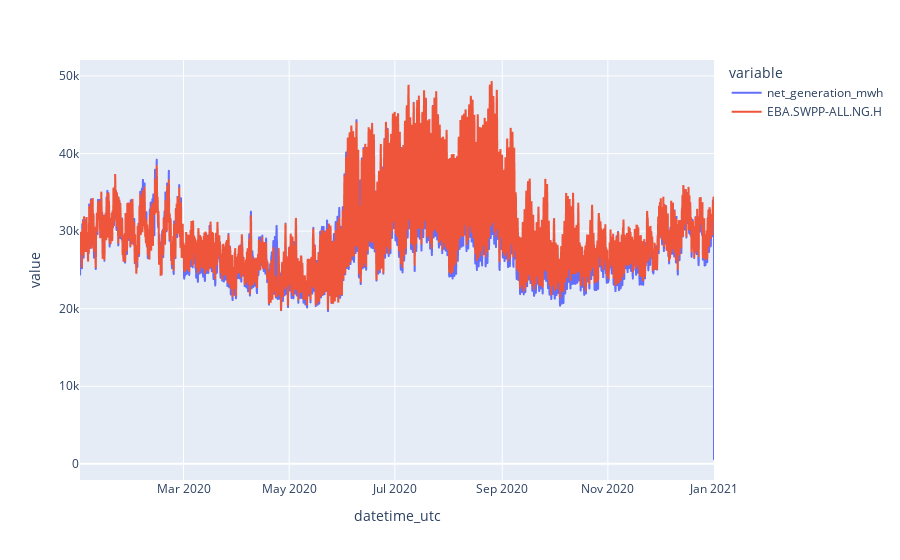

The code cell stored with this chart in its notebook:
### Markdown cell above
# Visualize BA of interest

### Code cell
ba = "SWPP"
col_name = GEN_ID.format(ba)
dat = pd.read_csv(path+ba+".csv", parse_dates=["datetime_utc"])
dat = dat[dat.fuel_category=="total"]
dat = dat.merge(raw[ col_name], left_on="datetime_utc", right_index=True)

px.line(dat, x="datetime_utc", y=["net_generation_mwh", col_name])

### Figure 1 — Plotly figure (JSON) as saved in the notebook; plotly's stock layout.template omitted (floating-point values rounded to 4 significant figures; data arrays with more than 128 entries replaced by an {"elided": "..."} marker saying what was removed)
{"data": [{"hovertemplate": "variable=net_generation_mwh<br>datetime_utc=%{x}<br>value=%{y}<extra></extra>", "legendgroup": "net_generation_mwh", "line": {"color": "#636efa", "dash": "solid"}, "marker": {"symbol": "circle"}, "mode": "lines", "name": "net_generation_mwh", "showlegend": true, "type": "scattergl", "x": {"elided": "8785 str values"}, "xaxis": "x", "y": {"elided": "8785 float values"}, "yaxis": "y"}, {"hovertemplate": "variable=EBA.SWPP-ALL.NG.H<br>datetime_utc=%{x}<br>value=%{y}<extra></extra>", "legendgroup": "EBA.SWPP-ALL.NG.H", "line": {"color": "#EF553B", "dash": "solid"}, "marker": {"symbol": "circle"}, "mode": "lines", "name": "EBA.SWPP-ALL.NG.H", "showlegend": true, "type": "scattergl", "x": {"elided": "8785 str values"}, "xaxis": "x", "y": {"elided": "8785 int values"}, "yaxis": "y"}], "layout": {"legend": {"title": {"text": "variable"}, "tracegroupgap": 0}, "margin": {"t": 60}, "xaxis": {"anchor": "y", "domain": [0, 1], "title": {"text": "datetime_utc"}}, "yaxis": {"anchor": "x", "domain": [0, 1], "title": {"text": "value"}}}}
